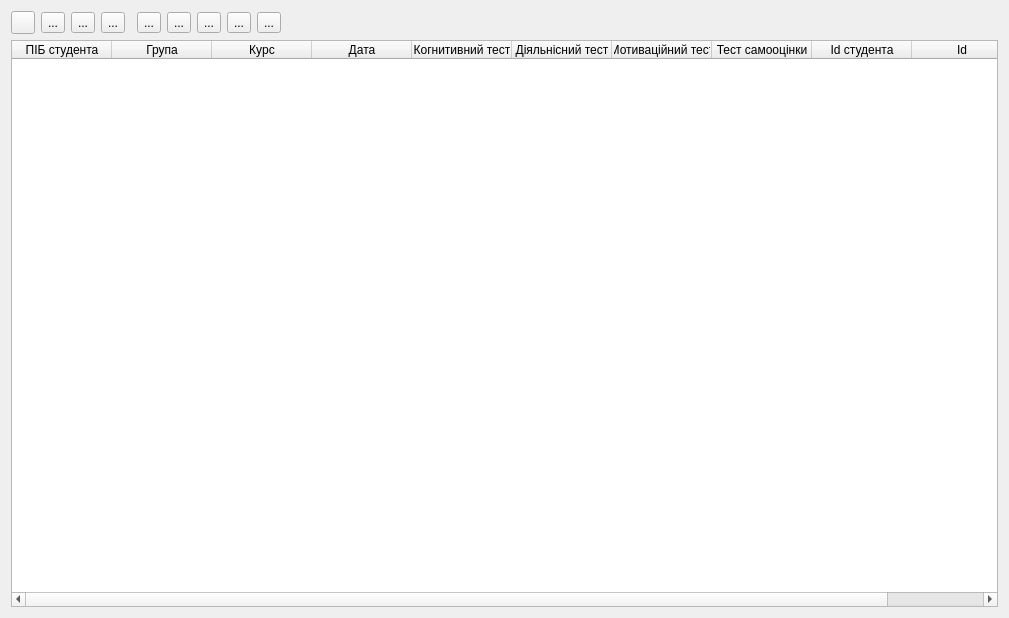
<?xml version="1.0" encoding="UTF-8"?>
<ui version="4.0">
 <class>TableDialog</class>
 <widget class="QDialog" name="TableDialog">
  <property name="geometry">
   <rect>
    <x>0</x>
    <y>0</y>
    <width>1009</width>
    <height>618</height>
   </rect>
  </property>
  <property name="windowTitle">
   <string>Результати анкетування</string>
  </property>
  <layout class="QVBoxLayout" name="verticalLayout">
   <item>
    <layout class="QHBoxLayout" name="horizontalLayout">
     <item>
      <widget class="QToolButton" name="tbFirst">
       <property name="toolTip">
        <string>Перейти до початку таблиці</string>
       </property>
       <property name="text">
        <string/>
       </property>
       <property name="icon">
        <iconset resource="ftest.qrc">
         <normaloff>:/images/media-fast-backward.png</normaloff>:/images/media-fast-backward.png</iconset>
       </property>
      </widget>
     </item>
     <item>
      <widget class="QToolButton" name="tbPrior">
       <property name="toolTip">
        <string>Перейти до попереднього рядка таблиці</string>
       </property>
       <property name="text">
        <string>...</string>
       </property>
       <property name="icon">
        <iconset resource="ftest.qrc">
         <normaloff>:/images/media-backward.png</normaloff>:/images/media-backward.png</iconset>
       </property>
      </widget>
     </item>
     <item>
      <widget class="QToolButton" name="tbNext">
       <property name="toolTip">
        <string>Перейти до наступного рядка таблиці</string>
       </property>
       <property name="text">
        <string>...</string>
       </property>
       <property name="icon">
        <iconset resource="ftest.qrc">
         <normaloff>:/images/media-play.png</normaloff>:/images/media-play.png</iconset>
       </property>
      </widget>
     </item>
     <item>
      <widget class="QToolButton" name="tbLast">
       <property name="toolTip">
        <string>Перейти в кінець таблиці</string>
       </property>
       <property name="text">
        <string>...</string>
       </property>
       <property name="icon">
        <iconset resource="ftest.qrc">
         <normaloff>:/images/media-fast-forward.png</normaloff>:/images/media-fast-forward.png</iconset>
       </property>
      </widget>
     </item>
     <item>
      <widget class="QFrame" name="frame">
       <property name="frameShape">
        <enum>QFrame::StyledPanel</enum>
       </property>
       <property name="frameShadow">
        <enum>QFrame::Raised</enum>
       </property>
      </widget>
     </item>
     <item>
      <widget class="QToolButton" name="tb1">
       <property name="toolTip">
        <string>Редагувати дкогнитивний тест</string>
       </property>
       <property name="statusTip">
        <string/>
       </property>
       <property name="text">
        <string>...</string>
       </property>
       <property name="icon">
        <iconset resource="ftest.qrc">
         <normaloff>:/images/d1.png</normaloff>:/images/d1.png</iconset>
       </property>
      </widget>
     </item>
     <item>
      <widget class="QToolButton" name="tb2">
       <property name="toolTip">
        <string>Редагувати дільнісний тест</string>
       </property>
       <property name="statusTip">
        <string/>
       </property>
       <property name="text">
        <string>...</string>
       </property>
       <property name="icon">
        <iconset resource="ftest.qrc">
         <normaloff>:/images/d2.png</normaloff>:/images/d2.png</iconset>
       </property>
      </widget>
     </item>
     <item>
      <widget class="QToolButton" name="tb3">
       <property name="toolTip">
        <string>Редагувати мотиваціний тест</string>
       </property>
       <property name="text">
        <string>...</string>
       </property>
       <property name="icon">
        <iconset resource="ftest.qrc">
         <normaloff>:/images/d3.png</normaloff>:/images/d3.png</iconset>
       </property>
      </widget>
     </item>
     <item>
      <widget class="QToolButton" name="tb4">
       <property name="toolTip">
        <string>Редагувати тест самооцінки</string>
       </property>
       <property name="text">
        <string>...</string>
       </property>
       <property name="icon">
        <iconset resource="ftest.qrc">
         <normaloff>:/images/d4.png</normaloff>:/images/d4.png</iconset>
       </property>
      </widget>
     </item>
     <item>
      <widget class="QToolButton" name="tbName">
       <property name="toolTip">
        <string>Редагувати анкетні дані</string>
       </property>
       <property name="text">
        <string>...</string>
       </property>
       <property name="icon">
        <iconset resource="ftest.qrc">
         <normaloff>:/images/people.png</normaloff>:/images/people.png</iconset>
       </property>
      </widget>
     </item>
     <item>
      <spacer name="horizontalSpacer_2">
       <property name="orientation">
        <enum>Qt::Horizontal</enum>
       </property>
       <property name="sizeHint" stdset="0">
        <size>
         <width>40</width>
         <height>20</height>
        </size>
       </property>
      </spacer>
     </item>
    </layout>
   </item>
   <item>
    <widget class="QTableWidget" name="tableWidget">
     <column>
      <property name="text">
       <string>ПІБ студента</string>
      </property>
     </column>
     <column>
      <property name="text">
       <string>Група</string>
      </property>
     </column>
     <column>
      <property name="text">
       <string>Курс</string>
      </property>
     </column>
     <column>
      <property name="text">
       <string>Дата</string>
      </property>
     </column>
     <column>
      <property name="text">
       <string>Когнитивний тест</string>
      </property>
     </column>
     <column>
      <property name="text">
       <string>Діяльнісний тест</string>
      </property>
     </column>
     <column>
      <property name="text">
       <string>Мотиваційний тест</string>
      </property>
     </column>
     <column>
      <property name="text">
       <string>Тест самооцінки</string>
      </property>
     </column>
     <column>
      <property name="text">
       <string>Id cтудента</string>
      </property>
     </column>
     <column>
      <property name="text">
       <string>Id</string>
      </property>
     </column>
    </widget>
   </item>
  </layout>
 </widget>
 <resources>
  <include location="ftest.qrc"/>
 </resources>
 <connections/>
</ui>
